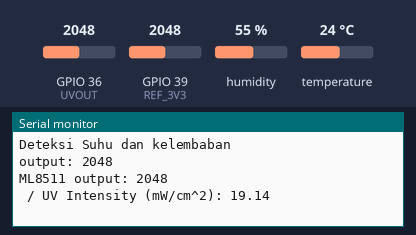
The sketch below on a simulated ESP32. On the bench: the last lines printed to the serial monitor. The test bench sets the inputs (shaded band); at power-on: humidity 55 %, GPIO 36 (UVOUT) = 2048, GPIO 39 (REF_3V3) = 2048, temperature 24 °C.

Above: at 1.2 s.
1.3 s: humidity set to 22 %
5.6 s: GPIO 36 (UVOUT) set to 2866
At 6.9 s:
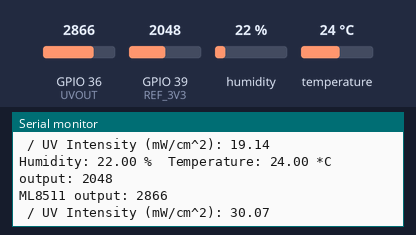
7.1 s: GPIO 39 (REF_3V3) set to 2866
At 8.5 s:
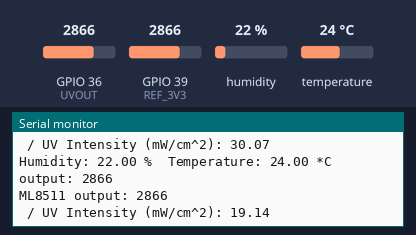
8.6 s: temperature set to 12 °C
10.1 s: GPIO 36 (UVOUT) set to 3972
At 11.3 s:
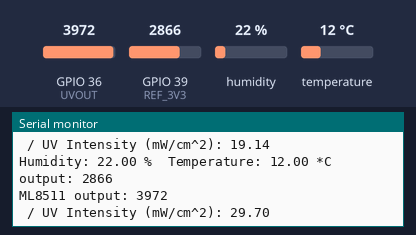
11.6 s: GPIO 39 (REF_3V3) set to 3972
At 13.5 s:
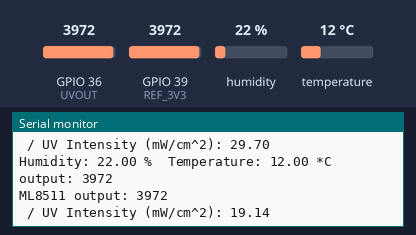
Timing chart, 0 to 14.1 s (numbered marks = the images above; inputs shaded):
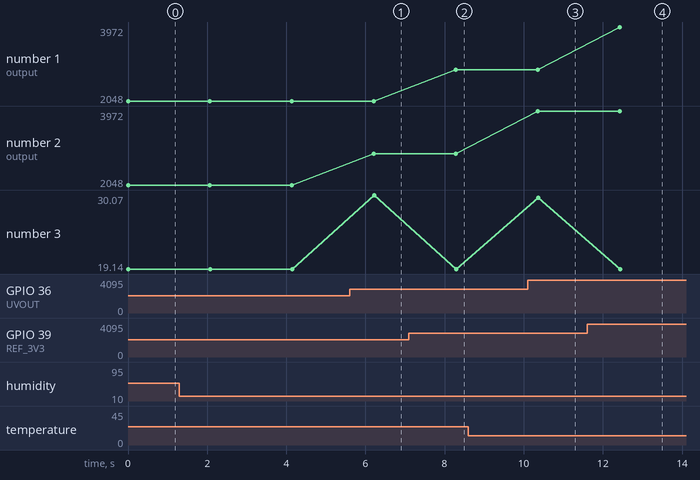

Measured:
- after the input at 5.6 s, the serial monitor: prints a new line after 0.61 s (image 1)
- after the input at 7.1 s, the serial monitor: prints a new line after 1.2 s (image 2)
- after the input at 10.1 s, the serial monitor: prints a new line after 0.25 s (image 3)
- after the input at 11.6 s, the serial monitor: prints a new line after 0.82 s (image 4)
- plotted number 2: 2048 → 2866 after the input at 5.6 s, 2866 → 3972 after the input at 10.1 s
- plotted number 3: 19.14 → 30.07 after the input at 5.6 s, 19.14 → 29.7 after the input at 10.1 s, 29.7 → 19.14 after the input at 11.6 s

The sketch:

dht11rizky.ino
```cpp
#include "DHT.h"


#define DHTTYPE DHT11
#define DHTPIN 25
DHT dht(DHTPIN, DHTTYPE);

int UVOUT = 36; //Output from the sensor
int REF_3V3 = 39; //3.3V power on the Arduino board


void setup() {
  Serial.begin(9600);
  Serial.println("Deteksi Suhu dan kelembaban");
  dht.begin();
    pinMode(UVOUT, INPUT);
  pinMode(REF_3V3, INPUT);
}

void loop() {
  int uvLevel = averageAnalogRead(UVOUT);
  int refLevel = averageAnalogRead(REF_3V3);

  //Use the 3.3V power pin as a reference to get a very accurate output value from sensor
  float outputVoltage = 3.3 / refLevel * uvLevel;

  float uvIntensity = mapfloat(outputVoltage, 0.99, 2.8, 0.0, 15.0); //Convert the voltage to a UV intensity level

  Serial.print("output: ");
  Serial.println(refLevel);

  Serial.print("ML8511 output: ");
  Serial.println(uvLevel);

  //Serial.print(" / ML8511 voltage: ");
  //Serial.println(outputVoltage);

  Serial.print(" / UV Intensity (mW/cm^2): ");
  Serial.println(uvIntensity);
  delay(2000);
  float t = dht.readTemperature();
  float h = dht.readHumidity();
  if (isnan(h) || isnan(t)) {
    Serial.println("Semsor tidak terbaca!");
    return;
  }

  Serial.print("Humidity: ");
  Serial.print(h);
  Serial.print(" %\t");
  Serial.print("Temperature: ");
  Serial.print(t);
  Serial.println(" *C ");
}
int averageAnalogRead(int pinToRead)
{
  byte numberOfReadings = 8;
  unsigned int runningValue = 0;

  for(int x = 0 ; x < numberOfReadings ; x++)
    runningValue += analogRead(pinToRead);
  runningValue /= numberOfReadings;

  return(runningValue);
}

float mapfloat(float x, float in_min, float in_max, float out_min, float out_max)
{
  return (x - in_min) * (out_max - out_min) / (in_max - in_min) + out_min;
}
```
